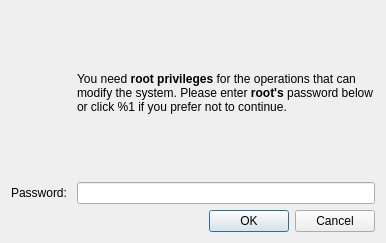
<?xml version="1.0" encoding="UTF-8"?>
<ui version="4.0">
 <class>RootDialog</class>
 <widget class="QDialog" name="RootDialog">
  <property name="geometry">
   <rect>
    <x>0</x>
    <y>0</y>
    <width>386</width>
    <height>243</height>
   </rect>
  </property>
  <property name="sizePolicy">
   <sizepolicy hsizetype="Preferred" vsizetype="Preferred">
    <horstretch>0</horstretch>
    <verstretch>0</verstretch>
   </sizepolicy>
  </property>
  <property name="windowTitle">
   <string>QPacman</string>
  </property>
  <property name="windowIcon">
   <iconset theme="security-low">
    <normaloff>.</normaloff>.</iconset>
  </property>
  <property name="modal">
   <bool>true</bool>
  </property>
  <layout class="QVBoxLayout" name="verticalLayout">
   <item>
    <layout class="QGridLayout" name="gridLayout">
     <item row="0" column="0">
      <widget class="QLabel" name="label">
       <property name="sizePolicy">
        <sizepolicy hsizetype="Fixed" vsizetype="Fixed">
         <horstretch>0</horstretch>
         <verstretch>0</verstretch>
        </sizepolicy>
       </property>
       <property name="maximumSize">
        <size>
         <width>71</width>
         <height>71</height>
        </size>
       </property>
       <property name="text">
        <string/>
       </property>
       <property name="pixmap">
        <pixmap resource="libqpacman.qrc">:/pics/dialog-password.svg</pixmap>
       </property>
       <property name="scaledContents">
        <bool>false</bool>
       </property>
       <property name="alignment">
        <set>Qt::AlignLeading|Qt::AlignLeft|Qt::AlignTop</set>
       </property>
      </widget>
     </item>
     <item row="1" column="0">
      <widget class="QLabel" name="label_3">
       <property name="sizePolicy">
        <sizepolicy hsizetype="Fixed" vsizetype="Preferred">
         <horstretch>0</horstretch>
         <verstretch>0</verstretch>
        </sizepolicy>
       </property>
       <property name="text">
        <string>Password: </string>
       </property>
      </widget>
     </item>
     <item row="0" column="1">
      <widget class="QLabel" name="infoLabel">
       <property name="sizePolicy">
        <sizepolicy hsizetype="Preferred" vsizetype="MinimumExpanding">
         <horstretch>0</horstretch>
         <verstretch>0</verstretch>
        </sizepolicy>
       </property>
       <property name="text">
        <string>&lt;html&gt;&lt;head/&gt;&lt;body&gt;&lt;p&gt;You need &lt;span style=&quot; font-weight:600;&quot;&gt;root privileges&lt;/span&gt; for the operations that can modify the system. Please enter &lt;span style=&quot; font-weight:600;&quot;&gt;root's&lt;/span&gt; password below or click %1 if you prefer not to continue.&lt;/p&gt;&lt;/body&gt;&lt;/html&gt;</string>
       </property>
       <property name="scaledContents">
        <bool>false</bool>
       </property>
       <property name="wordWrap">
        <bool>true</bool>
       </property>
      </widget>
     </item>
     <item row="1" column="1">
      <widget class="QLineEdit" name="passEdit">
       <property name="sizePolicy">
        <sizepolicy hsizetype="Expanding" vsizetype="Fixed">
         <horstretch>0</horstretch>
         <verstretch>0</verstretch>
        </sizepolicy>
       </property>
       <property name="echoMode">
        <enum>QLineEdit::Password</enum>
       </property>
      </widget>
     </item>
    </layout>
   </item>
   <item>
    <widget class="QDialogButtonBox" name="buttonBox">
     <property name="orientation">
      <enum>Qt::Horizontal</enum>
     </property>
     <property name="standardButtons">
      <set>QDialogButtonBox::Cancel|QDialogButtonBox::Ok</set>
     </property>
    </widget>
   </item>
  </layout>
 </widget>
 <resources>
  <include location="libqpacman.qrc"/>
 </resources>
 <connections>
  <connection>
   <sender>buttonBox</sender>
   <signal>accepted()</signal>
   <receiver>RootDialog</receiver>
   <slot>accept()</slot>
   <hints>
    <hint type="sourcelabel">
     <x>248</x>
     <y>254</y>
    </hint>
    <hint type="destinationlabel">
     <x>157</x>
     <y>274</y>
    </hint>
   </hints>
  </connection>
  <connection>
   <sender>buttonBox</sender>
   <signal>rejected()</signal>
   <receiver>RootDialog</receiver>
   <slot>reject()</slot>
   <hints>
    <hint type="sourcelabel">
     <x>316</x>
     <y>260</y>
    </hint>
    <hint type="destinationlabel">
     <x>286</x>
     <y>274</y>
    </hint>
   </hints>
  </connection>
 </connections>
</ui>
